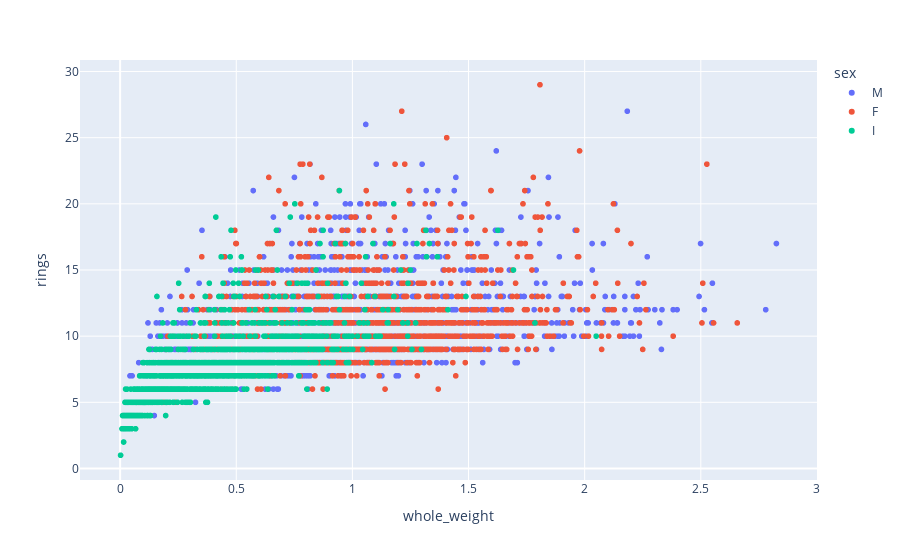

The notebook cell this image was saved under:
### Code cell
figure=px.scatter(data_frame=data,x='whole_weight',y='rings',color='sex')
figure.show()

### Figure 1 — Plotly figure (JSON) as saved in the notebook; plotly's stock layout.template omitted (floating-point values rounded to 4 significant figures; data arrays with more than 128 entries replaced by an {"elided": "..."} marker saying what was removed)
{"data": [{"hovertemplate": "sex=M<br>whole_weight=%{x}<br>rings=%{y}<extra></extra>", "legendgroup": "M", "marker": {"color": "#636efa", "symbol": "circle"}, "mode": "markers", "name": "M", "showlegend": true, "x": {"elided": "1528 float values"}, "xaxis": "x", "y": {"elided": "1528 int values"}, "yaxis": "y", "type": "scattergl"}, {"hovertemplate": "sex=F<br>whole_weight=%{x}<br>rings=%{y}<extra></extra>", "legendgroup": "F", "marker": {"color": "#EF553B", "symbol": "circle"}, "mode": "markers", "name": "F", "showlegend": true, "x": {"elided": "1307 float values"}, "xaxis": "x", "y": {"elided": "1307 int values"}, "yaxis": "y", "type": "scattergl"}, {"hovertemplate": "sex=I<br>whole_weight=%{x}<br>rings=%{y}<extra></extra>", "legendgroup": "I", "marker": {"color": "#00cc96", "symbol": "circle"}, "mode": "markers", "name": "I", "showlegend": true, "x": {"elided": "1342 float values"}, "xaxis": "x", "y": {"elided": "1342 int values"}, "yaxis": "y", "type": "scattergl"}], "layout": {"xaxis": {"anchor": "y", "domain": [0, 1], "title": {"text": "whole_weight"}}, "yaxis": {"anchor": "x", "domain": [0, 1], "title": {"text": "rings"}}, "legend": {"title": {"text": "sex"}, "tracegroupgap": 0}, "margin": {"t": 60}}}
